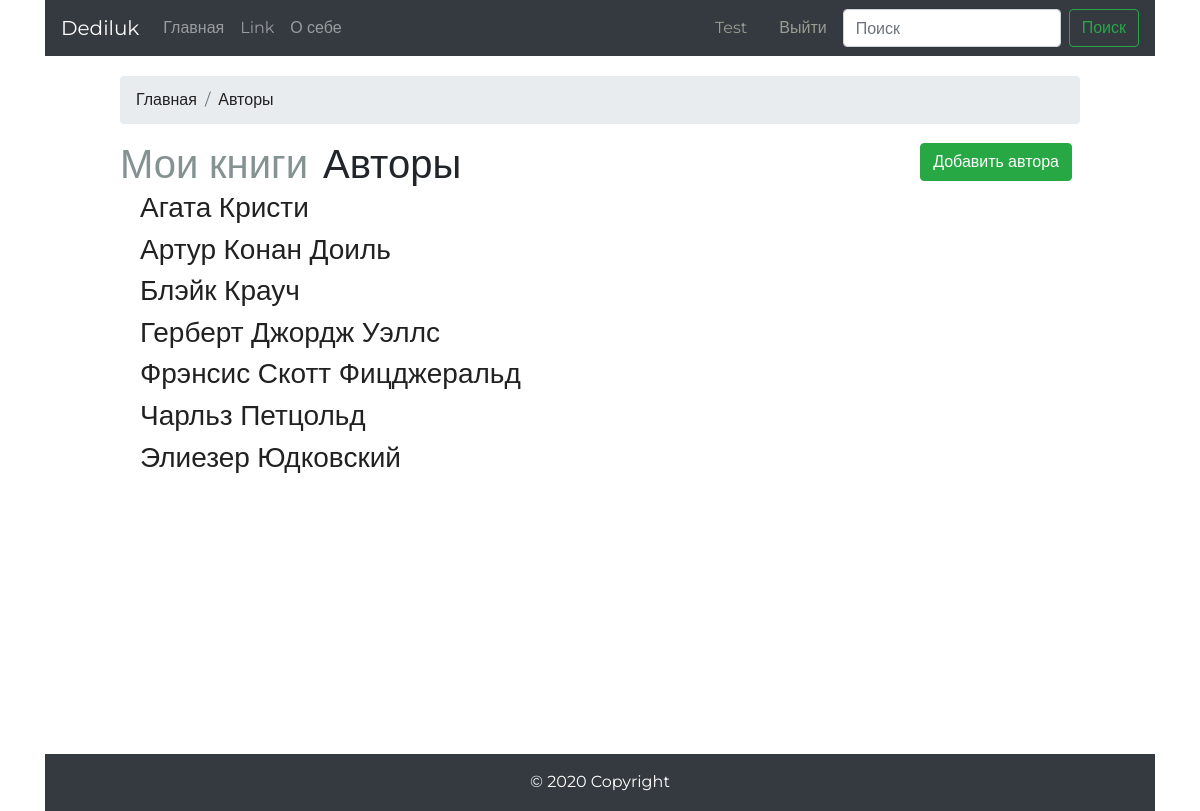
Page /mybooks/authors_list (signed in) on the earlier database version.
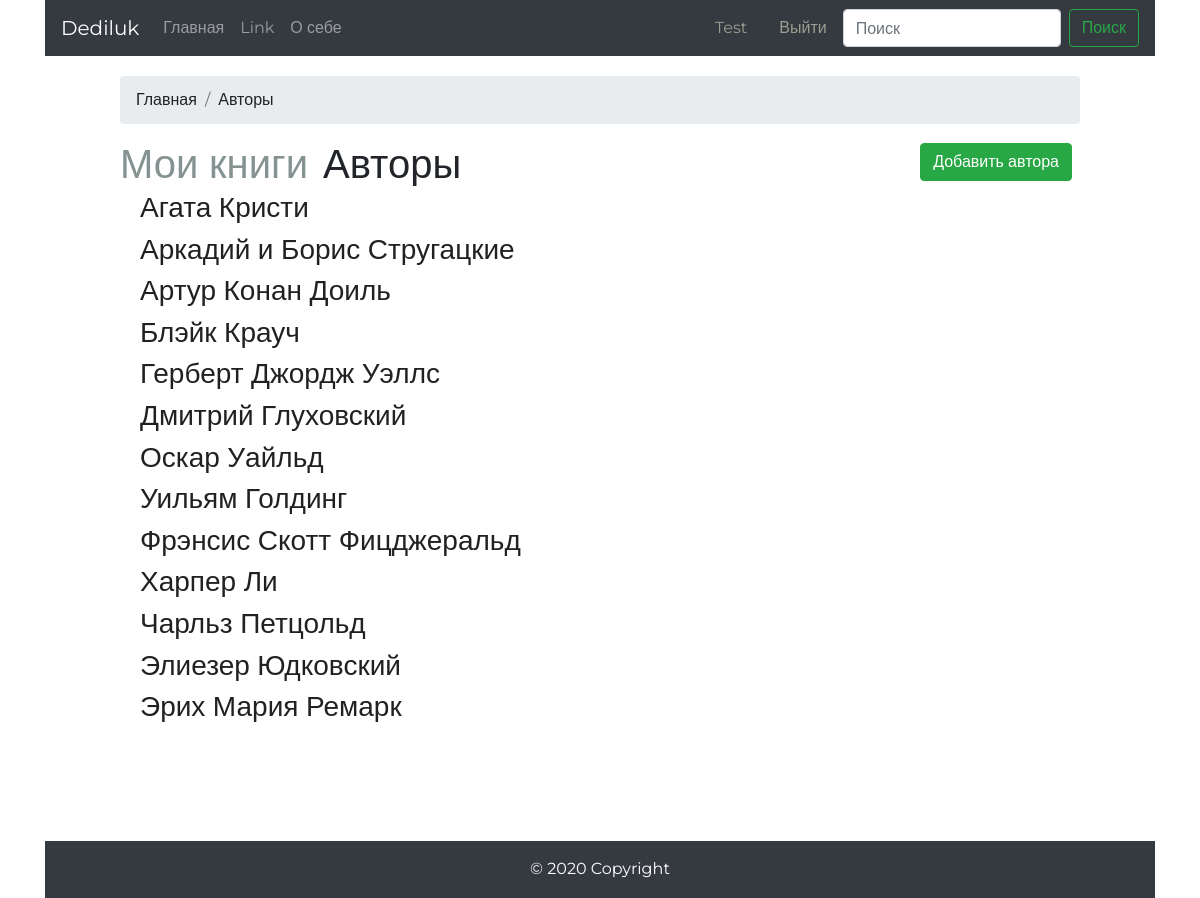
Same page on the later database version.
### mybooks/models.py (models this page shows, shortened)
class Author(models.Model):
    name = models.CharField('Имя', max_length=150)
    image = models.ImageField('Изображение', upload_to='author/')
    def Meta(self):
        verbose_name = 'Автор'
        verbose_name_plural = 'Авторы'
    class Meta:
        ordering = ['name']

### mybooks/views.py (the view)
# urls.py: path('/authors_list', authors_list, name='authors_list'),
def authors_list(request):
    authors = Author.objects.all()
    return render(request, 'mybooks/authors_list.html', {'authors': authors})

### templates/mybooks/authors_list.html (shortened to what this page needs)
{% extends 'base.html' %}
{% block breadcrumbs %}
    <nav aria-label="breadcrumb">
      <ol class="breadcrumb">
        <li class="breadcrumb-item"><a href="{% url 'catalog:main_page'%}">Главная</a></li>
        <li class="breadcrumb-item"><a href="{% url 'mybooks:authors_list' %}">Авторы</a></li>
      </ol>
    </nav>
{% endblock breadcrumbs%}
{% block content %}
<div class="header">
        <a href="{% url 'mybooks:index'%}" class="authors_list_link"><h1 class="mybooks_h2 not_active_h2">Мои книги</h1></a>
        <h1 class="mybooks_h2 ">Авторы</h1>
        {% if user.is_authenticated %}
            <a  class='add_book_header' href="{% url  'mybooks:add_author_page' %}" class="add_book">
                <button type="button" class="btn btn-success">Добавить автора</button></a>
        {% endif %}
</div>
<div class="author_list">
    {% for author in authors %}
        <a href="{% url 'mybooks:author_detail' author.id %}"><h3 class="author_name_list">{{ author.name }}</h3></a>
    {% endfor %}
</div>
{% endblock content %}

Differences in the rows shown:
added Author: name "Аркадий и Борис Стругацкие"
added Author: name "Дмитрий Глуховский"
added Author: name "Оскар Уайльд"
added Author: name "Уильям Голдинг"
added Author: name "Харпер Ли"
added Author: name "Эрих Мария Ремарк"
